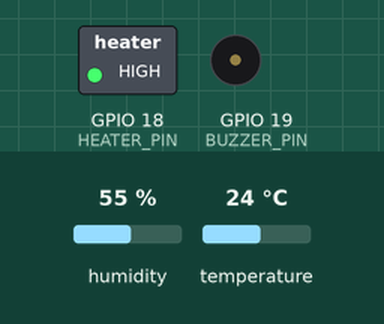
The program below on a simulated ESP32. On the bench: switched loads named in the program (green lamp = pin HIGH), buzzer (waves = sounding, pin HIGH). Inputs (shaded band) come from the test bench; at power-on: humidity 55 %, temperature 24 °C. What the program prints to the serial monitor is not drawn.

Above: at 0.1 s.
Timing chart, 0 to 1.6 s (numbered marks = the images above):
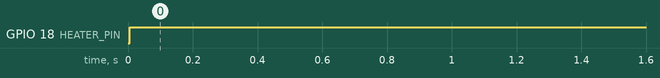

Measured:
- by itself, GPIO 18 (HEATER_PIN): LOW → HIGH at 0.01 s

The program:

main.cpp
```cpp
#include <Arduino.h>
#include <DHT.h>

#define DHTPIN 15
#define DHTTYPE DHT22
#define HEATER_PIN 18
#define BUZZER_PIN 19
#define TARGET_TEMP 48.0
#define OVERHEAT_TEMP 50.0

DHT dht(DHTPIN, DHTTYPE);

enum SystemState {
  IDLE,
  HEATING,
  STABILIZING,
  TARGET_REACHED,
  OVERHEAT
};

SystemState state = IDLE;

void setup() {
  Serial.begin(115200);
  dht.begin();
  pinMode(HEATER_PIN, OUTPUT);
  pinMode(BUZZER_PIN, OUTPUT);
  digitalWrite(HEATER_PIN, LOW);
  digitalWrite(BUZZER_PIN, LOW);
}

void loop() {
  float temp = dht.readTemperature();

  if (isnan(temp)) {
    Serial.println("Failed to read from DHT sensor!");
    delay(1000);
    return;
  }

  if (temp > OVERHEAT_TEMP)
    state = OVERHEAT;
  else if (temp >= TARGET_TEMP)
    state = TARGET_REACHED;
  else if (temp >= TARGET_TEMP - 3)
    state = STABILIZING;
  else
    state = HEATING;

  switch (state) {
    case HEATING:
      digitalWrite(HEATER_PIN, HIGH);
      digitalWrite(BUZZER_PIN, LOW);
      break;
    case OVERHEAT:
      digitalWrite(HEATER_PIN, LOW);
      digitalWrite(BUZZER_PIN, HIGH);
      break;
    default:
      digitalWrite(HEATER_PIN, LOW);
      digitalWrite(BUZZER_PIN, LOW);
  }

  Serial.print("Temp: ");
  Serial.print(temp);
  Serial.print(" °C | State: ");

  switch (state) {
    case HEATING: Serial.print("HEATING"); break;
    case STABILIZING: Serial.print("STABILIZING"); break;
    case TARGET_REACHED: Serial.print("TARGET REACHED"); break;
    case OVERHEAT: Serial.print("OVERHEAT"); break;
    default: Serial.print("IDLE");
  }

  Serial.print(" | Heater: ");
  Serial.print((state == HEATING) ? "ON" : "OFF");
  Serial.print(" | Buzzer: ");
  Serial.println((state == OVERHEAT) ? "ON" : "OFF");

  delay(1000);
}
```
